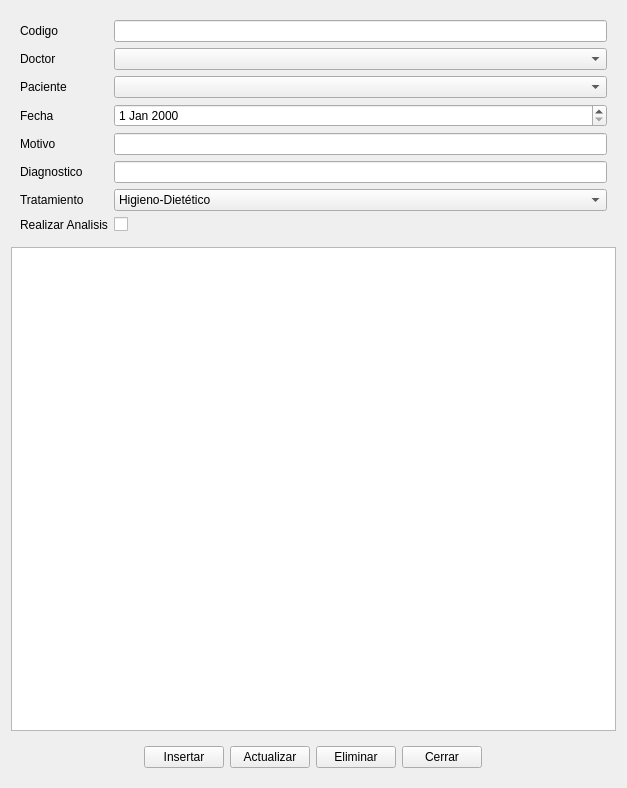
<?xml version="1.0" encoding="UTF-8"?>
<ui version="4.0">
 <class>Form</class>
 <widget class="QWidget" name="Form">
  <property name="geometry">
   <rect>
    <x>0</x>
    <y>0</y>
    <width>627</width>
    <height>788</height>
   </rect>
  </property>
  <property name="windowTitle">
   <string>Gestionar Consulta Leve</string>
  </property>
  <layout class="QVBoxLayout" name="verticalLayout">
   <item>
    <widget class="QWidget" name="widget" native="true">
     <layout class="QGridLayout" name="gridLayout" columnstretch="0,0">
      <item row="6" column="1">
       <widget class="QLineEdit" name="cs_diagnostico"/>
      </item>
      <item row="1" column="1">
       <widget class="QComboBox" name="cs_doctor"/>
      </item>
      <item row="0" column="0">
       <widget class="QLabel" name="label">
        <property name="text">
         <string>Codigo</string>
        </property>
       </widget>
      </item>
      <item row="2" column="0">
       <widget class="QLabel" name="label_3">
        <property name="text">
         <string>Paciente</string>
        </property>
       </widget>
      </item>
      <item row="6" column="0">
       <widget class="QLabel" name="label_5">
        <property name="text">
         <string>Diagnostico</string>
        </property>
       </widget>
      </item>
      <item row="3" column="0">
       <widget class="QLabel" name="label_4">
        <property name="text">
         <string>Fecha</string>
        </property>
       </widget>
      </item>
      <item row="7" column="1">
       <widget class="QComboBox" name="cs_tratamiento">
        <item>
         <property name="text">
          <string>Higieno-Dietético</string>
         </property>
        </item>
        <item>
         <property name="text">
          <string>Medicina Natural</string>
         </property>
        </item>
        <item>
         <property name="text">
          <string>Tradicional y/o Farmacológico</string>
         </property>
        </item>
       </widget>
      </item>
      <item row="0" column="1">
       <widget class="QLineEdit" name="cs_codigo"/>
      </item>
      <item row="2" column="1">
       <widget class="QComboBox" name="cs_paciente"/>
      </item>
      <item row="3" column="1">
       <widget class="QDateEdit" name="cs_fecha"/>
      </item>
      <item row="4" column="0">
       <widget class="QLabel" name="label_7">
        <property name="text">
         <string>Motivo</string>
        </property>
       </widget>
      </item>
      <item row="1" column="0">
       <widget class="QLabel" name="label_2">
        <property name="text">
         <string>Doctor</string>
        </property>
       </widget>
      </item>
      <item row="7" column="0">
       <widget class="QLabel" name="label_6">
        <property name="text">
         <string>Tratamiento</string>
        </property>
       </widget>
      </item>
      <item row="4" column="1">
       <widget class="QLineEdit" name="cs_motivo"/>
      </item>
      <item row="8" column="0">
       <widget class="QLabel" name="label_8">
        <property name="text">
         <string>Realizar Analisis</string>
        </property>
       </widget>
      </item>
      <item row="8" column="1">
       <widget class="QCheckBox" name="cs_analisis">
        <property name="text">
         <string/>
        </property>
       </widget>
      </item>
     </layout>
    </widget>
   </item>
   <item>
    <widget class="QTableWidget" name="tabla_consulta">
     <property name="editTriggers">
      <set>QAbstractItemView::NoEditTriggers</set>
     </property>
     <property name="sortingEnabled">
      <bool>true</bool>
     </property>
    </widget>
   </item>
   <item alignment="Qt::AlignHCenter|Qt::AlignVCenter">
    <widget class="QWidget" name="widget_2" native="true">
     <layout class="QHBoxLayout" name="horizontalLayout">
      <item>
       <widget class="QPushButton" name="btn_insertar">
        <property name="text">
         <string>Insertar</string>
        </property>
       </widget>
      </item>
      <item>
       <widget class="QPushButton" name="btn_actualizar">
        <property name="text">
         <string>Actualizar</string>
        </property>
       </widget>
      </item>
      <item>
       <widget class="QPushButton" name="btn_eliminar">
        <property name="text">
         <string>Eliminar</string>
        </property>
       </widget>
      </item>
      <item>
       <widget class="QPushButton" name="btn_cerrar">
        <property name="text">
         <string>Cerrar</string>
        </property>
       </widget>
      </item>
     </layout>
    </widget>
   </item>
  </layout>
 </widget>
 <tabstops>
  <tabstop>cs_codigo</tabstop>
  <tabstop>tabla_consulta</tabstop>
  <tabstop>btn_insertar</tabstop>
  <tabstop>btn_actualizar</tabstop>
  <tabstop>btn_eliminar</tabstop>
  <tabstop>btn_cerrar</tabstop>
 </tabstops>
 <resources/>
 <connections/>
</ui>
